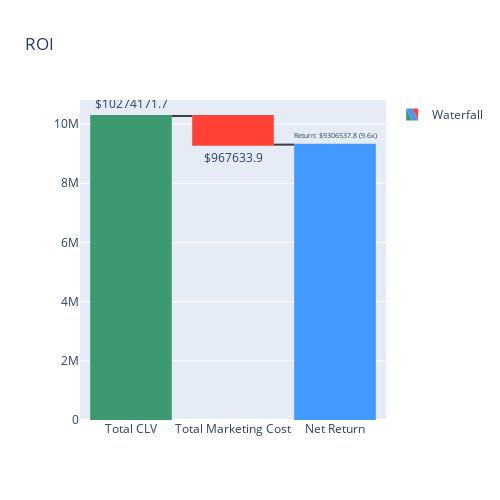

The cell this chart's notebook holds for it:
### Code cell
import plotly.graph_objects as go

fig = go.Figure(
    go.Waterfall(
        name = "Waterfall", 
        orientation = "v",
        measure = ["relative", "relative", "total"],
        x = ["Total CLV", "Total Marketing Cost", "Net Return"],
        textposition = "outside",
        text = [
            f"${converted_clv:.01f}", 
            f"${campaign_cost:.01f}", 
            f"Return: ${converted_clv-campaign_cost:.1f} ({(converted_clv-campaign_cost)/campaign_cost:.01f}x)"
        ],
        y = [converted_clv, -campaign_cost, 0],
        connector = {"line":{"color":"rgb(63, 63, 63)"}},
    )
)

fig.update_layout(
    height=500,
    width=500,
    title = "ROI",
    showlegend = True
)

fig.show()

### Figure 1 — Plotly figure (JSON) as saved in the notebook; plotly's stock layout.template omitted (floating-point values rounded to 4 significant figures)
{"data": [{"connector": {"line": {"color": "rgb(63, 63, 63)"}}, "measure": ["relative", "relative", "total"], "name": "Waterfall", "orientation": "v", "text": ["$10274171.7", "$967633.9", "Return: $9306537.8 (9.6x)"], "textposition": "outside", "type": "waterfall", "x": ["Total CLV", "Total Marketing Cost", "Net Return"], "y": [10270000.0, -967600.0, 0]}], "layout": {"height": 500, "showlegend": true, "title": {"text": "ROI"}, "width": 500, "xaxis": {"autorange": true, "range": [-0.5, 2.5], "type": "category"}, "yaxis": {"autorange": true, "range": [0, 10810000.0], "type": "linear"}}}
